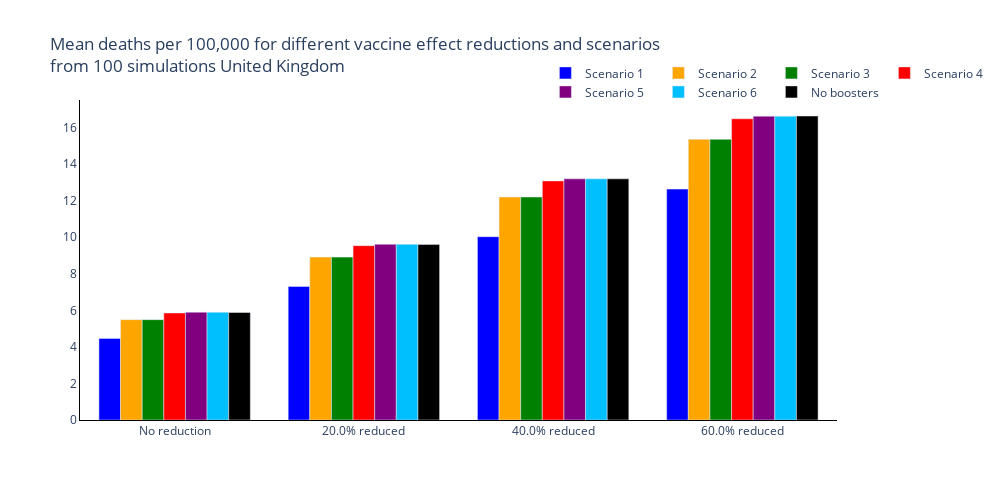
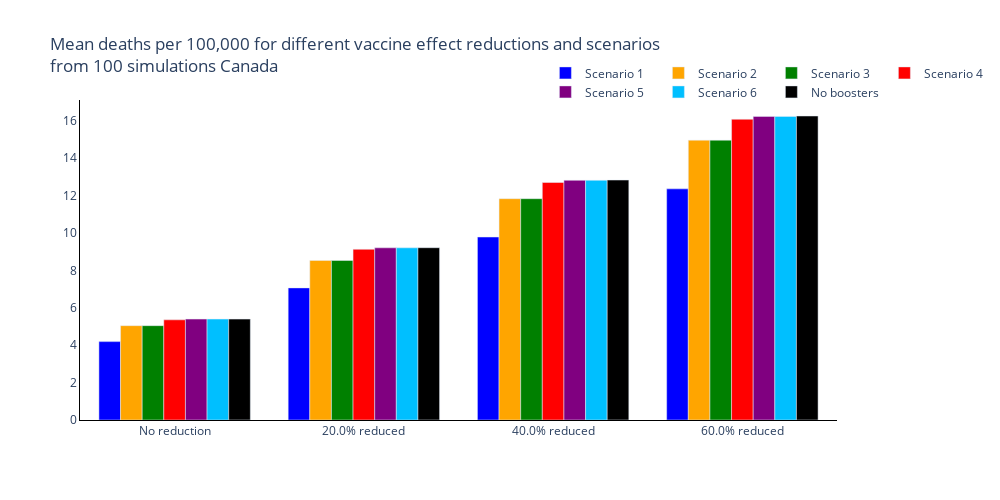
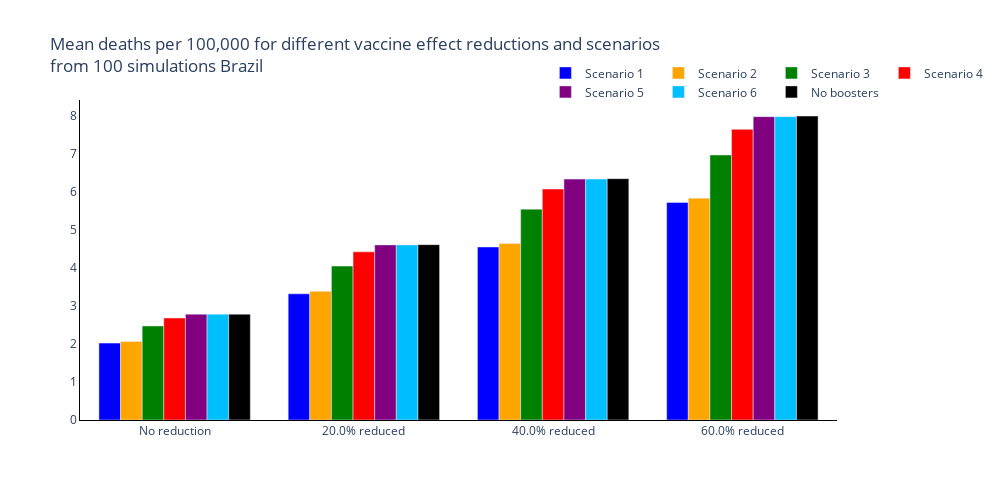
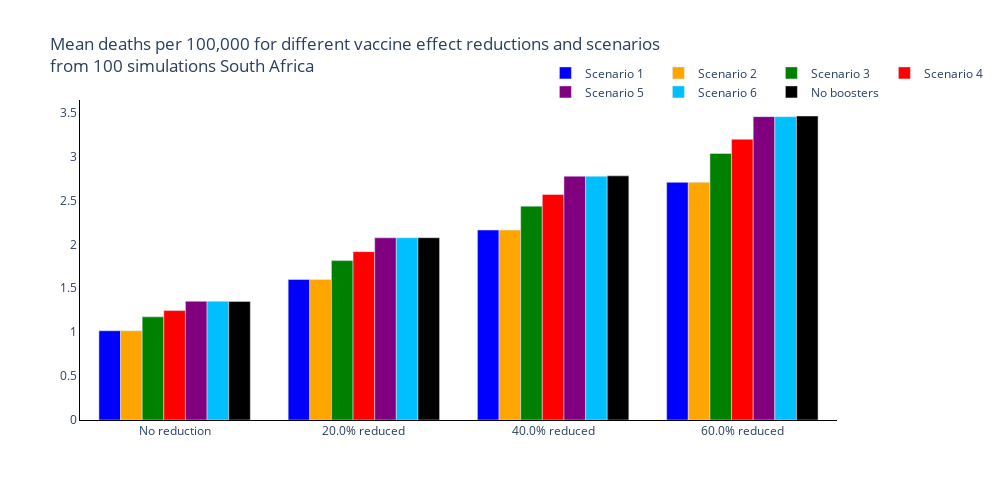

Notebook cell for these charts, in order:
### Markdown cell above
## Summary Figures
### Total Deaths

### Code cell
new_colours = ['blue', 'orange', 'green', 'red', 'purple', 'deepskyblue', 'black']

trace_name = ['Scenario {}'.format(s+1) for s, scenario in enumerate(scenario_names[:-1])] + [scenario_names[-1]]

for r, reg in enumerate(regions):
    fig = go.Figure()
    # Plot for each region
    for s, scenario in enumerate(scenario_names):
        fig.add_trace(
            go.Bar(
                y=[np.sum(total_new_deaths_mean[r][cv, s, :]) for cv, change_vacc in enumerate(changes_vaccine)],
                x=['No reduction'] + ['{}% reduced'.format(100 * cv) for cv in changes_vaccine[1:]],
                name=trace_name[s],
                marker_color=new_colours[s]
            )
        )

    # Add axis labels
    fig.update_layout(
        boxmode='group',
        title='Mean deaths per 100,000 for different vaccine effect reductions and scenarios<br>from {} simulations {}'.format(len(regimes), reg),
        width=1000,
        height=500,
        plot_bgcolor='white',
        xaxis=dict(linecolor='black'),
        yaxis=dict(linecolor='black'),
        hovermode='x unified',
        legend=dict(
                orientation="h",
                yanchor="bottom",
                y=0.98,
                xanchor="right",
                x=1.2
            )
        )

    fig.write_image('images/report3_partial_vaccine_effects/Partial Initial Deaths per Scenario and Vaccine Effects {}.pdf'.format(reg))
    fig.show()

### Figure 1 — Plotly figure (JSON) as saved in the notebook; plotly's stock layout.template omitted (floating-point values rounded to 4 significant figures)
{"data": [{"marker": {"color": "blue"}, "name": "Scenario 1", "type": "bar", "x": ["No reduction", "20.0% reduced", "40.0% reduced", "60.0% reduced"], "y": [4.462, 7.303, 10.02, 12.63]}, {"marker": {"color": "orange"}, "name": "Scenario 2", "type": "bar", "x": ["No reduction", "20.0% reduced", "40.0% reduced", "60.0% reduced"], "y": [5.489, 8.909, 12.2, 15.35]}, {"marker": {"color": "green"}, "name": "Scenario 3", "type": "bar", "x": ["No reduction", "20.0% reduced", "40.0% reduced", "60.0% reduced"], "y": [5.489, 8.909, 12.2, 15.35]}, {"marker": {"color": "red"}, "name": "Scenario 4", "type": "bar", "x": ["No reduction", "20.0% reduced", "40.0% reduced", "60.0% reduced"], "y": [5.853, 9.536, 13.08, 16.47]}, {"marker": {"color": "purple"}, "name": "Scenario 5", "type": "bar", "x": ["No reduction", "20.0% reduced", "40.0% reduced", "60.0% reduced"], "y": [5.894, 9.612, 13.19, 16.62]}, {"marker": {"color": "deepskyblue"}, "name": "Scenario 6", "type": "bar", "x": ["No reduction", "20.0% reduced", "40.0% reduced", "60.0% reduced"], "y": [5.894, 9.612, 13.19, 16.62]}, {"marker": {"color": "black"}, "name": "No boosters", "type": "bar", "x": ["No reduction", "20.0% reduced", "40.0% reduced", "60.0% reduced"], "y": [5.88, 9.605, 13.19, 16.63]}], "layout": {"boxmode": "group", "height": 500, "hovermode": "x unified", "legend": {"orientation": "h", "x": 1.2, "xanchor": "right", "y": 0.98, "yanchor": "bottom"}, "plot_bgcolor": "white", "title": {"text": "Mean deaths per 100,000 for different vaccine effect reductions and scenarios<br>from 100 simulations United Kingdom"}, "width": 1000, "xaxis": {"linecolor": "black"}, "yaxis": {"linecolor": "black"}}}

### Figure 2 — Plotly figure (JSON) as saved in the notebook; plotly's stock layout.template omitted (floating-point values rounded to 4 significant figures)
{"data": [{"marker": {"color": "blue"}, "name": "Scenario 1", "type": "bar", "x": ["No reduction", "20.0% reduced", "40.0% reduced", "60.0% reduced"], "y": [4.189, 7.06, 9.779, 12.35]}, {"marker": {"color": "orange"}, "name": "Scenario 2", "type": "bar", "x": ["No reduction", "20.0% reduced", "40.0% reduced", "60.0% reduced"], "y": [5.042, 8.525, 11.83, 14.95]}, {"marker": {"color": "green"}, "name": "Scenario 3", "type": "bar", "x": ["No reduction", "20.0% reduced", "40.0% reduced", "60.0% reduced"], "y": [5.042, 8.525, 11.83, 14.95]}, {"marker": {"color": "red"}, "name": "Scenario 4", "type": "bar", "x": ["No reduction", "20.0% reduced", "40.0% reduced", "60.0% reduced"], "y": [5.353, 9.122, 12.69, 16.07]}, {"marker": {"color": "purple"}, "name": "Scenario 5", "type": "bar", "x": ["No reduction", "20.0% reduced", "40.0% reduced", "60.0% reduced"], "y": [5.393, 9.202, 12.81, 16.23]}, {"marker": {"color": "deepskyblue"}, "name": "Scenario 6", "type": "bar", "x": ["No reduction", "20.0% reduced", "40.0% reduced", "60.0% reduced"], "y": [5.393, 9.202, 12.81, 16.23]}, {"marker": {"color": "black"}, "name": "No boosters", "type": "bar", "x": ["No reduction", "20.0% reduced", "40.0% reduced", "60.0% reduced"], "y": [5.392, 9.208, 12.82, 16.25]}], "layout": {"boxmode": "group", "height": 500, "hovermode": "x unified", "legend": {"orientation": "h", "x": 1.2, "xanchor": "right", "y": 0.98, "yanchor": "bottom"}, "plot_bgcolor": "white", "title": {"text": "Mean deaths per 100,000 for different vaccine effect reductions and scenarios<br>from 100 simulations Canada"}, "width": 1000, "xaxis": {"linecolor": "black"}, "yaxis": {"linecolor": "black"}}}

### Figure 3 — Plotly figure (JSON) as saved in the notebook; plotly's stock layout.template omitted (floating-point values rounded to 4 significant figures)
{"data": [{"marker": {"color": "blue"}, "name": "Scenario 1", "type": "bar", "x": ["No reduction", "20.0% reduced", "40.0% reduced", "60.0% reduced"], "y": [2.025, 3.323, 4.557, 5.73]}, {"marker": {"color": "orange"}, "name": "Scenario 2", "type": "bar", "x": ["No reduction", "20.0% reduced", "40.0% reduced", "60.0% reduced"], "y": [2.065, 3.388, 4.646, 5.842]}, {"marker": {"color": "green"}, "name": "Scenario 3", "type": "bar", "x": ["No reduction", "20.0% reduced", "40.0% reduced", "60.0% reduced"], "y": [2.476, 4.054, 5.553, 6.979]}, {"marker": {"color": "red"}, "name": "Scenario 4", "type": "bar", "x": ["No reduction", "20.0% reduced", "40.0% reduced", "60.0% reduced"], "y": [2.686, 4.428, 6.082, 7.653]}, {"marker": {"color": "purple"}, "name": "Scenario 5", "type": "bar", "x": ["No reduction", "20.0% reduced", "40.0% reduced", "60.0% reduced"], "y": [2.786, 4.611, 6.344, 7.988]}, {"marker": {"color": "deepskyblue"}, "name": "Scenario 6", "type": "bar", "x": ["No reduction", "20.0% reduced", "40.0% reduced", "60.0% reduced"], "y": [2.786, 4.611, 6.344, 7.988]}, {"marker": {"color": "black"}, "name": "No boosters", "type": "bar", "x": ["No reduction", "20.0% reduced", "40.0% reduced", "60.0% reduced"], "y": [2.787, 4.617, 6.356, 8.005]}], "layout": {"boxmode": "group", "height": 500, "hovermode": "x unified", "legend": {"orientation": "h", "x": 1.2, "xanchor": "right", "y": 0.98, "yanchor": "bottom"}, "plot_bgcolor": "white", "title": {"text": "Mean deaths per 100,000 for different vaccine effect reductions and scenarios<br>from 100 simulations Brazil"}, "width": 1000, "xaxis": {"linecolor": "black"}, "yaxis": {"linecolor": "black"}}}

### Figure 4 — Plotly figure (JSON) as saved in the notebook; plotly's stock layout.template omitted (floating-point values rounded to 4 significant figures)
{"data": [{"marker": {"color": "blue"}, "name": "Scenario 1", "type": "bar", "x": ["No reduction", "20.0% reduced", "40.0% reduced", "60.0% reduced"], "y": [1.016, 1.6, 2.163, 2.705]}, {"marker": {"color": "orange"}, "name": "Scenario 2", "type": "bar", "x": ["No reduction", "20.0% reduced", "40.0% reduced", "60.0% reduced"], "y": [1.016, 1.6, 2.163, 2.705]}, {"marker": {"color": "green"}, "name": "Scenario 3", "type": "bar", "x": ["No reduction", "20.0% reduced", "40.0% reduced", "60.0% reduced"], "y": [1.174, 1.815, 2.435, 3.034]}, {"marker": {"color": "red"}, "name": "Scenario 4", "type": "bar", "x": ["No reduction", "20.0% reduced", "40.0% reduced", "60.0% reduced"], "y": [1.246, 1.917, 2.567, 3.196]}, {"marker": {"color": "purple"}, "name": "Scenario 5", "type": "bar", "x": ["No reduction", "20.0% reduced", "40.0% reduced", "60.0% reduced"], "y": [1.352, 2.074, 2.775, 3.454]}, {"marker": {"color": "deepskyblue"}, "name": "Scenario 6", "type": "bar", "x": ["No reduction", "20.0% reduced", "40.0% reduced", "60.0% reduced"], "y": [1.352, 2.074, 2.775, 3.454]}, {"marker": {"color": "black"}, "name": "No boosters", "type": "bar", "x": ["No reduction", "20.0% reduced", "40.0% reduced", "60.0% reduced"], "y": [1.35, 2.075, 2.779, 3.461]}], "layout": {"boxmode": "group", "height": 500, "hovermode": "x unified", "legend": {"orientation": "h", "x": 1.2, "xanchor": "right", "y": 0.98, "yanchor": "bottom"}, "plot_bgcolor": "white", "title": {"text": "Mean deaths per 100,000 for different vaccine effect reductions and scenarios<br>from 100 simulations South Africa"}, "width": 1000, "xaxis": {"linecolor": "black"}, "yaxis": {"linecolor": "black"}}}
